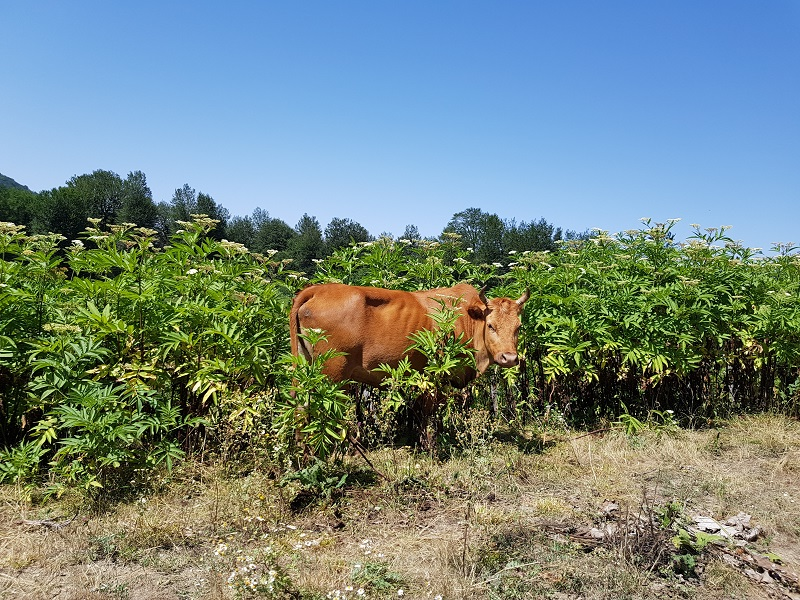
#> input picture 01-Basics/Images/input.jpg, 800 x 600 px, found by its file name
$ jupyter execute 03-Cropping.ipynb
#> lines starting #> are read from the running program, lines starting #| are printed output that depends on the picture
## 1- Import Libraries

[cell 1]
import cv2 as cv
import numpy as np
import matplotlib.pyplot as plt

## 2- Loding Image

[cell 2]
img = cv.imread('images/input.jpg')
#> img is the input picture: shape (600, 800, 3); mean B, G, R 128.9, 134.4, 116.5
plt.imshow(img[...,::-1])

## 3- Cropping

- Method 1

[cell 3]
height, width = img.shape[:2]
#> height = 600; width = 800

cropped = img[250:400, 250:550]
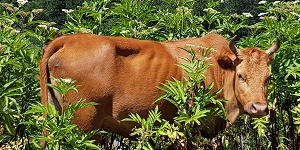
#> cropped: shape (150, 300, 3); mean B, G, R 50, 100.6, 110.9

plt.imshow(cropped[...,::-1])

[cell 4]
cv.imshow("original", img)
cv.imshow("cropped", cropped)

cv.waitKey()
cv.destroyAllWindows()

- Method 2

[cell 5]
height, width = img.shape[:2]

cropped = img[height//3:3*height//4, width//3:3*width//4]
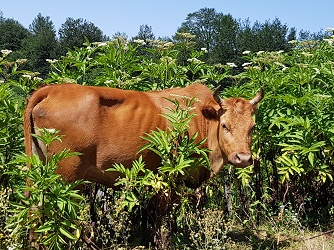
#> cropped: shape (250, 334, 3); mean B, G, R 72.7, 107, 106.4

plt.imshow(cropped[...,::-1])

$ run again, with 01-Basics/Images/aa.jpg copied over 01-Basics/Images/input.jpg
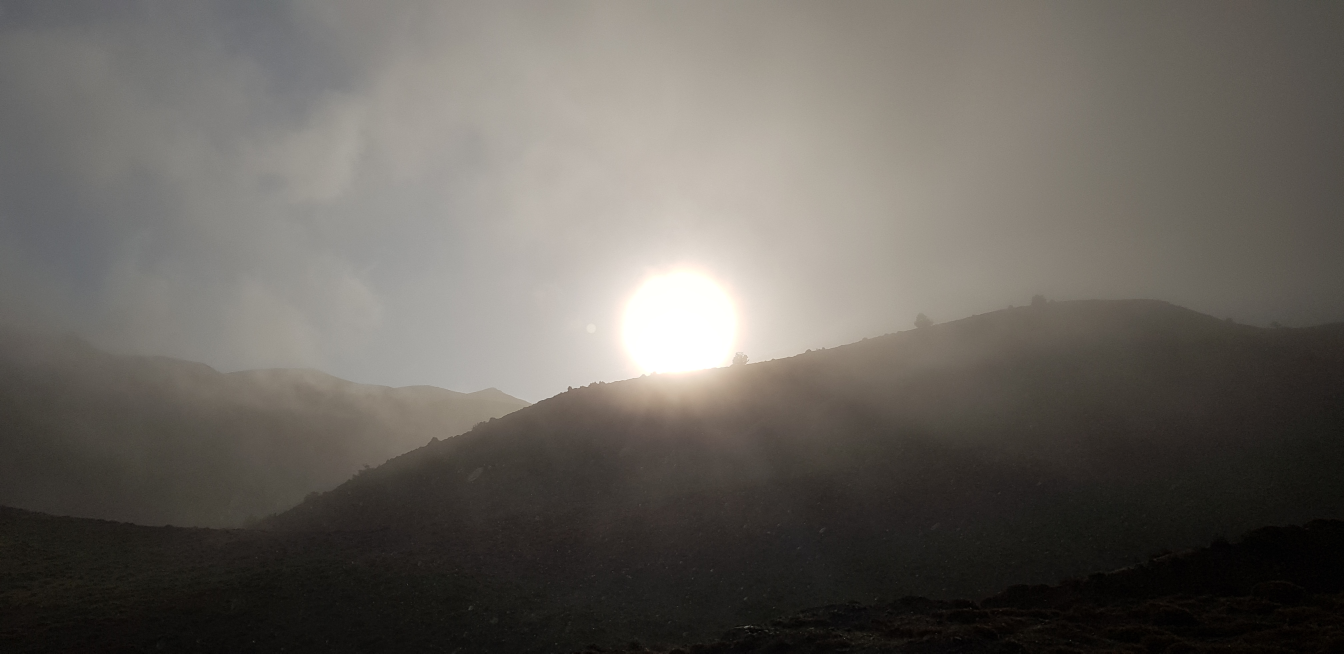
#> input picture 01-Basics/Images/aa.jpg, 4032 x 1960 px, found by its file name (shown at 1/3 size)
#> img is the input picture: shape (1960, 4032, 3); mean B, G, R 93.6, 99.4, 103.6
#> `cropped = img[250:400, 250:550]`:
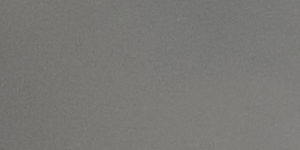
#> cropped: shape (150, 300, 3); mean B, G, R 117.6, 120.7, 121.4
#> `cropped = img[height//3:3*height//4, width//3:3*width//4]`:
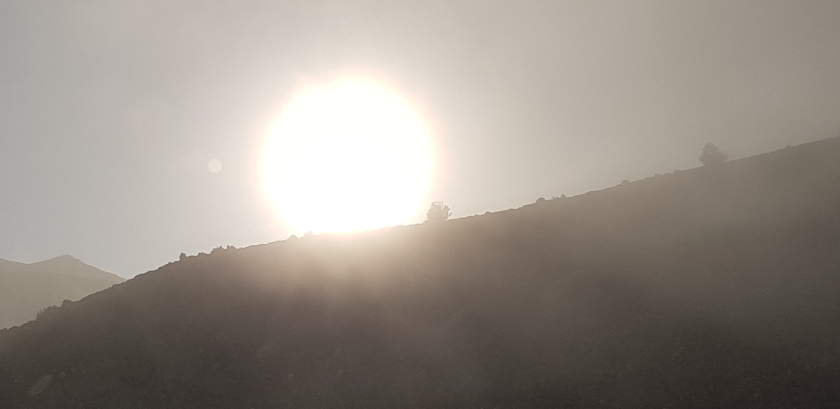
#> cropped: shape (817, 1680, 3) (shown at 1/2 size); mean B, G, R 135.9, 144, 151.5

$ run again, with 01-Basics/Images/asalooye.jpg copied over 01-Basics/Images/input.jpg
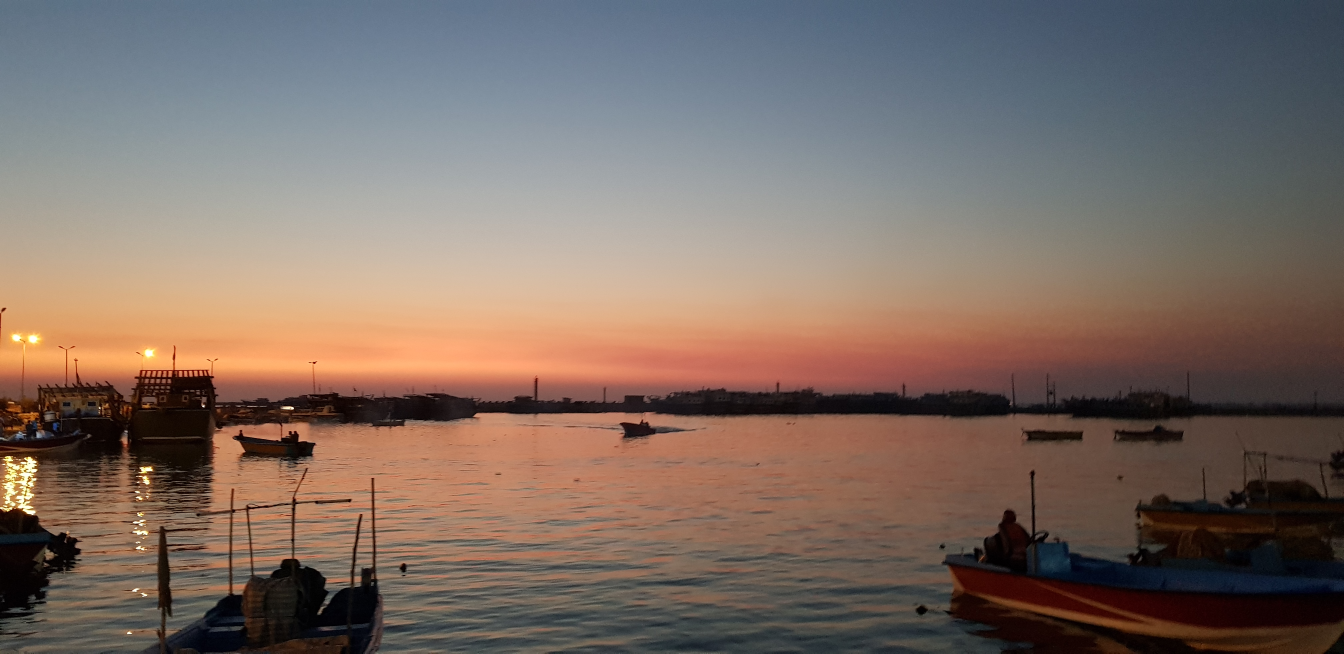
#> input picture 01-Basics/Images/asalooye.jpg, 4032 x 1960 px, found by its file name (shown at 1/3 size)
#> img is the input picture: shape (1960, 4032, 3); mean B, G, R 100.4, 108.2, 123.7
#> `cropped = img[250:400, 250:550]`:
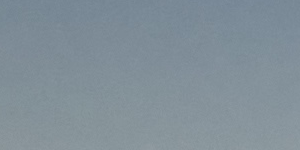
#> cropped: shape (150, 300, 3); mean B, G, R 152.9, 143.5, 129.4
#> `cropped = img[height//3:3*height//4, width//3:3*width//4]`:
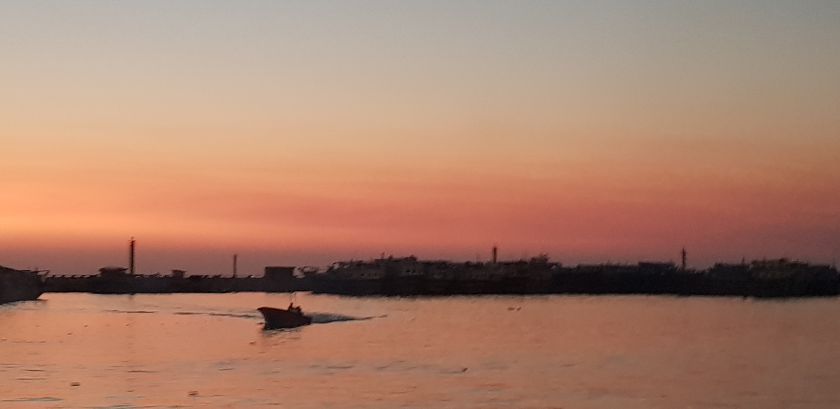
#> cropped: shape (817, 1680, 3) (shown at 1/2 size); mean B, G, R 107.9, 128.4, 170.6
